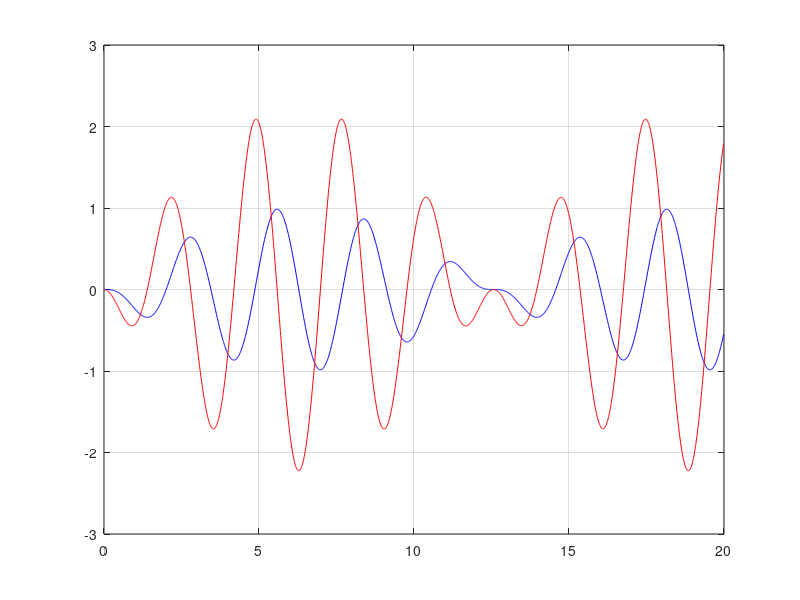

The MATLAB source for this figure:
function runge_kutta_sistema_01

    y0_1 = 0;
    y0_2 = 0;

    t0 = 0;

    dt = 0.01;
    ndt = 2000;

    w = 1;

    t = zeros(1, ndt);
    y = zeros(2, ndt);

    k1 = zeros(2,1);
    k2 = zeros(2,1);

    t(1)=t0;
    y(1,1) = y0_1;
    y(2,1) = y0_2;

    %RANGE KUTTA

    for j=1: ndt-1  %N-1

        k1 = dt * funcion(y(:,j), t(j));

        tg = t(j) + (dt/(2*w)); 
        yg = y(:,j) + k1/(2*w);

        k2 = dt * funcion(yg, tg);

        y(:, j+1) = y(:,j) + (1-w) * k1 + w * k2;
        t(j+1) = t(j) + dt;

    endfor

    figure(1)
    plot(t, y(1,:), 'b', t, y(2,:), 'r')
    grid on

end

function [fy]=funcion(z,x)
    fy(1,1) = (0*z(1) + 1*z(2)) + sin(2.5*x)*0;
    fy(2,1) = (-4*z(1) + 0*z(2)) + sin(2.5*x)*-1;
end